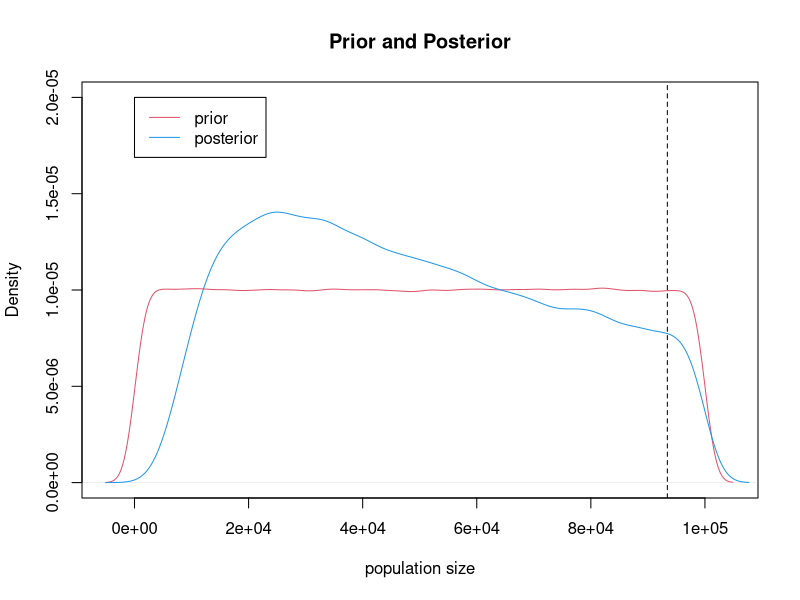
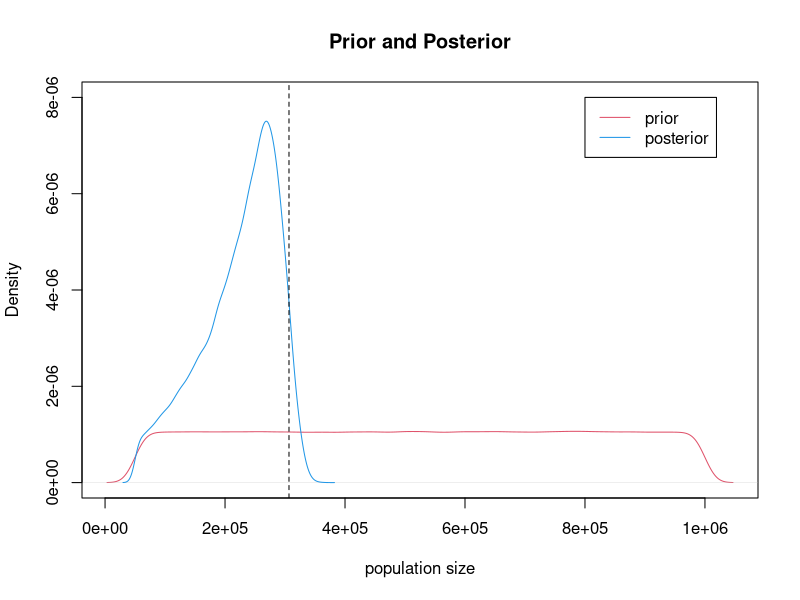

The R source for these figures, in order:
rm(list = ls())
#Approximate Bayesian Computation

#ABC rejection sampling algorithm
##a) Assume that N can be any value between 100 and 100,000. Draw 1 million values from the prior distribution of N. Let's use a uniform distribution for N. Assume that N~U[100,100000].
priorNN <- runif(1000000, min = 100, max = 100000)

##b) For each value of N, simulate a TMRCA. Note, you should use the same approach as on last week's assignment (i.e. Draw times from an exponential distribution). Second hint: The total number of Y chromosomes in the population is N, rather than 2N (because the Y chromosome is haploid). Adjust your rates of coalescence accordingly.
CoalesTime <- rep(NA, 1000000)
for (ii in 1:1000000){
  CoalesTime[ii] <- rexp(1, 1/(priorNN[ii]))
}
mean(CoalesTime)

##c) For each TMRCA, add a Poisson number of mutations with the appropriate mutation rate. Again, this will follow from what you did last week.
bp <- 100000
mu <- 1e-8*bp
MutaRate <- 2*mu*CoalesTime
NumbSNP <- rep(NA, 1000000)
for (ii in 1:1000000){
  NumbSNP[ii] <- rpois(1, MutaRate[ii])
}
mean(NumbSNP)

##d) We now need to decide which of the million draws from the prior give data that are "close" to the observed number of SNPs in the actual data and should be accepted. To do this, let's accept all values of N that give somewhere between 45-55 SNPs.
sims <- cbind(priorNN, NumbSNP)
acceptNN <- subset(sims, sims[, 2] >= 45 & sims[, 2] <= 55)
posteriorNN <- acceptNN[, 1]

##2) make density plots
plot(density(priorNN),col = 2, ylim = c(0, 2e-5), lwd = 1,xlab = "population size", main = "Prior and Posterior")  
lines(density(posteriorNN),col = 4,lwd = 1)
legend(0, 2e-5 ,c("prior","posterior"),lwd=1,col=c(2,4),cex=1)

##3) median posterior
median(posteriorNN)

##4) 95% credible interval
abline(v=quantile(posteriorNN,0.95),lty=2,lwd=1,col=1)

##6) Repeat your ABC analysis, but change the prior distribution of N to be U~[1000,1000000]. What is the mean, median, and 95% credible interval for the posterior distribution. How does this differ from what you computed in questions 3-4 for the original prior distribution? What does this tell you about the effect of the prior distribution for in Bayesian statistics?


#Exercise 3: ABC approach to estimate t_split

##a) Assume that tsplit can be any value between 50,000 and 1,000,000 generations. Draw 1 million values from the prior distribution of tsplit. Assume that tsplit ~U[50000,1000000].
PriorTT_split <- runif(1000000, min = 50000, max = 1000000)

##b) For each value of tsplit, simulate a TMRCA. Note, you should use the same approach as on the first part of this assignment. But, keep in mind that the coalescent time is a function of both the split time (tsplit, which is drawn from your prior) and the coalescent time in the ancestral population. 
NN <- 100000
CoalesTime <- rep(NA, 1000000)
for (ii in 1:1000000){
  CoalesTime[ii] <- rexp(1, 1/NN)
}
TMRCA <- CoalesTime + PriorTT_split

##c) For each TMRCA, add a Poisson number of mutations with the appropriate mutation rate. Again, this will follow from what you did last week.
bp <- 100000
mu <- 1e-8*bp
MutaRate <- 2*mu*TMRCA
NumbSNP <- rep(NA, 1000000)
for (ii in 1:1000000){
  NumbSNP[ii] <- rpois(1, MutaRate[ii])
}
mean(NumbSNP)

##d) We now need to decide which of the million draws from the prior generate data that are "close" to the observed number of SNPs in the actual data and should be accepted. To do this, let's accept all values of tsplit that give somewhere between 550 and 650 SNPs.
sims <- cbind(PriorTT_split, NumbSNP)
acceptTT_split <- subset(sims, sims[, 2] >= 550 & sims[, 2] <= 650)
posteriorTT_split <- acceptTT_split[, 1]

##Exercise 4: Density Plot
plot(density(PriorTT_split),col = 2, ylim = c(0, 8e-6), lwd = 1,xlab = "population size", main = "Prior and Posterior")  
lines(density(posteriorTT_split),col = 4,lwd = 1)
legend(8e5, 8e-6 ,c("prior","posterior"),lwd = 1, col=c(2,4),cex=1)

##Exercise 5: Median posterior
median(posteriorTT_split)

##Exercise 6: 95% credible interval
abline(v=quantile(posteriorTT_split,0.95),lty=2,lwd=1,col=1)





